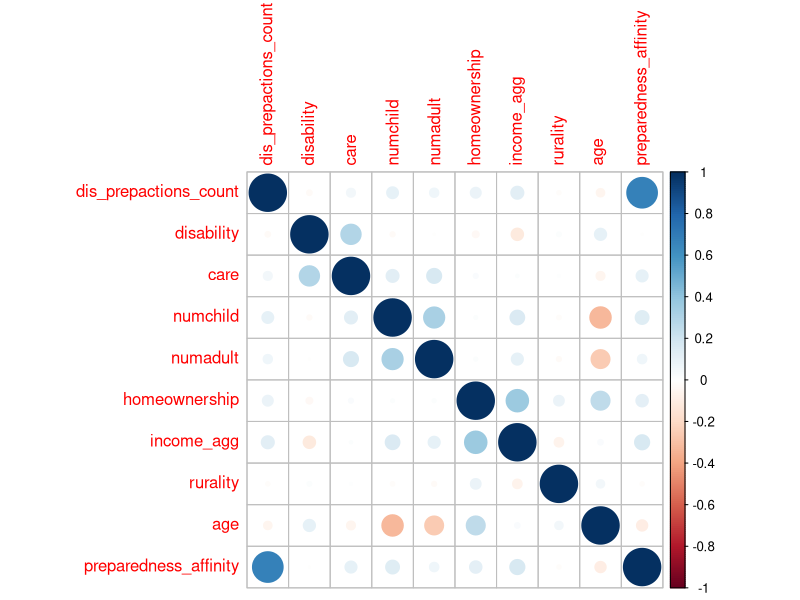

This chart was generated by the following R code:
# this file will conduct checks for criterion and content validity of the scale

# loading data
nhs <- read.csv("nhs-clean.csv") |> 
  dplyr::mutate(
    preparedness_affinity = 
      dis_prep + 
      dis_soc + 
      dis_exp +  
      dis_perception + 
      dis_stepshelp + 
      dis_confidence + 
      dis_awareness_effect + 
      dis_awareness_count
  ) |> 
  dplyr::select(
    -c(X, 
      dis_prep, 
      dis_soc, 
      dis_exp, 
      dis_perception,
      dis_stepshelp, 
      dis_confidence, 
      dis_awareness_effect, 
      dis_awareness_count
    )
  )


# looking at everything at once
corrplot::corrplot(cor(nhs))
cor(nhs)[,c('preparedness_affinity')]

# criterion validity
# looking at concurrent validity 
criterion_test <- cor.test(nhs$preparedness_affinity, nhs$dis_prepactions_count)
criterion_validity = tibble::tibble(
  Type = "Criterion",
  Variable = "dis_prepactions_count",
  r = round(criterion_test$estimate, digits = 3),
  `P-Value` = round(criterion_test$p.value, digits = 3),
  Pass = ifelse(r >= 0.06, TRUE, FALSE)
)

# construct validity
# expected correlated variables (convergent)
# dis_prep: Have you considered preparing for a disaster? 
# dis_soc: Thinking about preparing yourself for a disaster, which of the following best represents your degree of preparedness? 
# disability: Do you have a disability or a health condition that might affect your capacity to respond to an emergency situation (a mobility, hearing, vision, cognitive, or intellectual disability or physical, mental, or health condition)? (includes imputed values)
# care: Do you currently live with or have primary responsibility for assisting an elderly person or someone with a disability who requires assistance (a mobility, hearing, vision, cognitive, or intellectual disability or physical, mental, or health condition)?
# numadult: Including yourself, how many adults live in your household? 
# numchild: How many household members are children under the age of 18? 
# homeownership: Do you rent or own your home? (includes imputed values)
# income_agg: Calculated field - Which of the following describes your total household ANNUAL income before taxes? (including imputed values, collapsed into three categories)
# rurality: Calculated field - rurality designation based on ZIP code, county, and state
# age: what is your age (categories)

convergent_variables <- colnames(nhs)[2:9]

convergent_validity <- purrr::map_df(
  convergent_variables, 
  \(i){
    test <- cor.test(nhs$preparedness_affinity, nhs[,i])
    tibble::tibble(
      Type = "Convergent",
      Variable = i,
      r = round(test$estimate, digits = 3),
      `P-Value` = round(test$p.value, digits = 3),
      `Pass` = ifelse(test$estimate >= 0.4 & test$estimate <= 0.5, TRUE, FALSE)
    )
  }
  )

validity <- dplyr::bind_rows(criterion_validity, convergent_validity)

write.csv(validity, "validity-results.csv")
